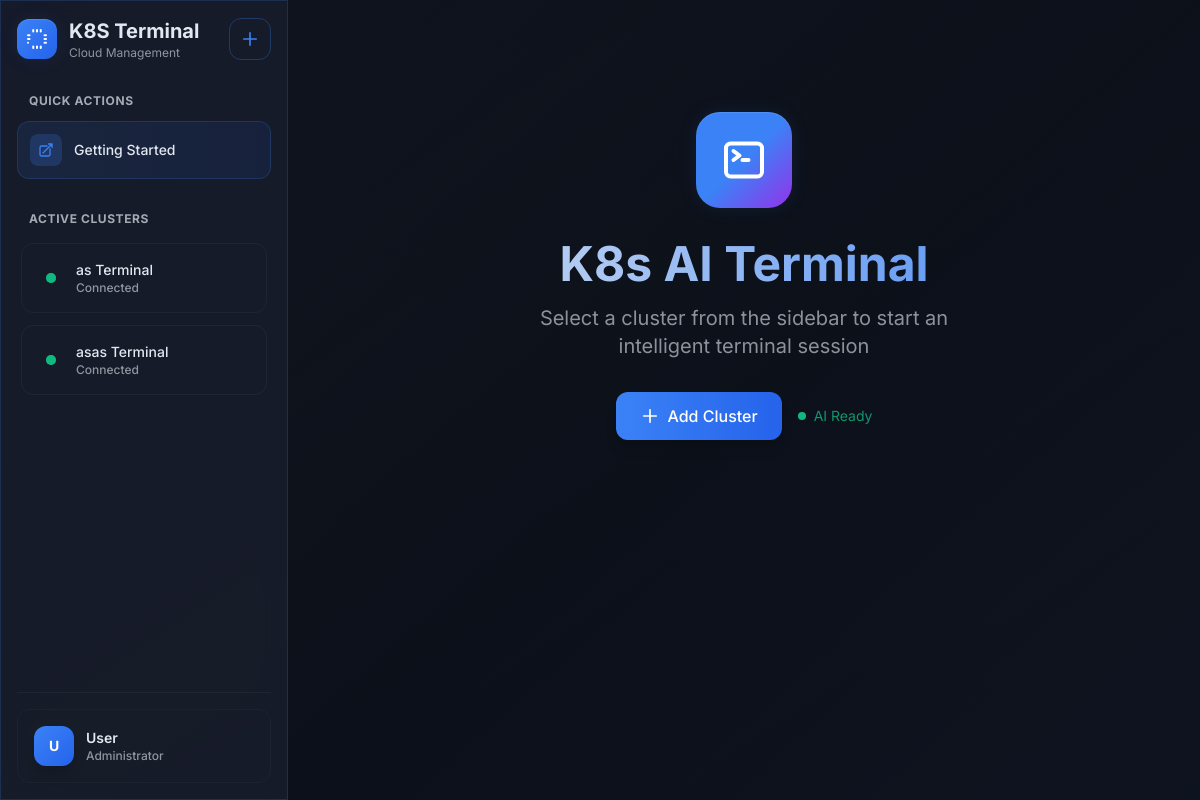
The app's page /, older data.
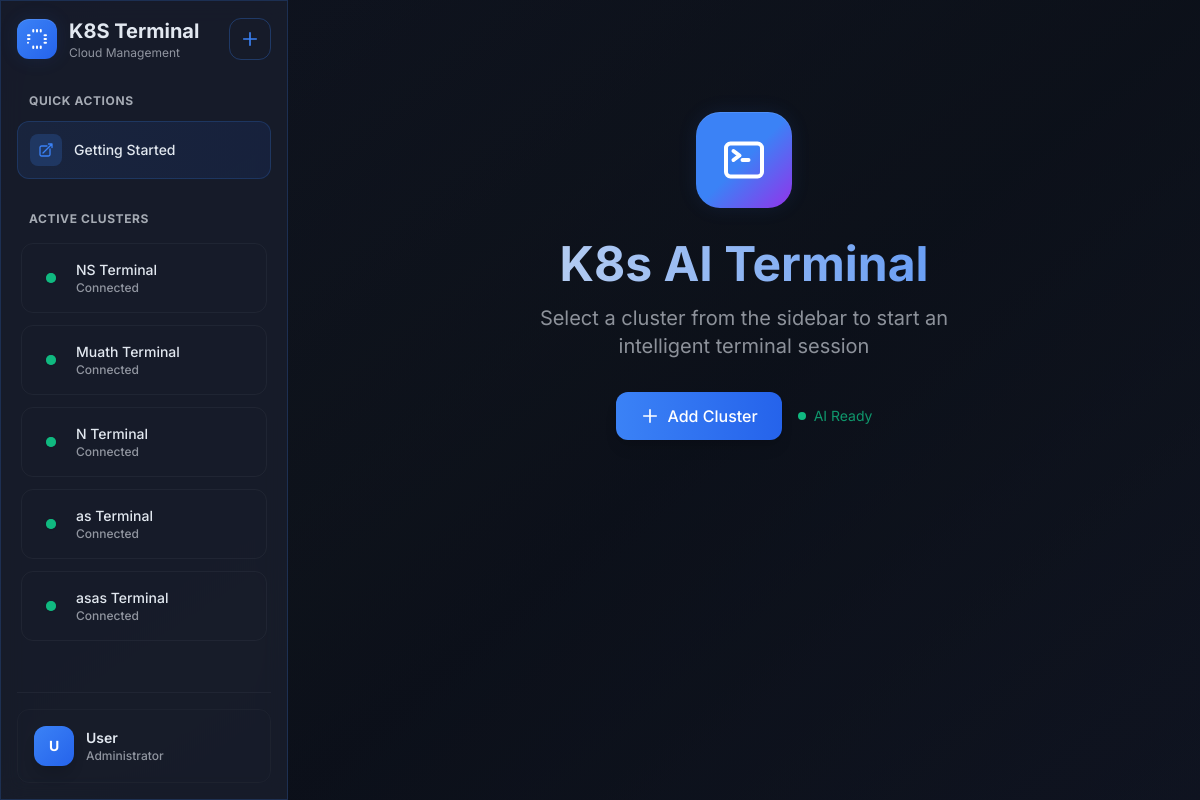
The same page, newer data.
### chat/models.py (models this page shows, shortened)
class ChatSession(models.Model):
    cluster = models.ForeignKey(KubernetesCluster, on_delete=models.CASCADE, related_name='chat_sessions')
    session_id = models.CharField(max_length=100, unique=True)
    name = models.CharField(max_length=100)
    created_at = models.DateTimeField(auto_now_add=True)
    last_activity = models.DateTimeField(auto_now=True)
    is_active = models.BooleanField(default=True)
    class Meta:
        ordering = ['-last_activity']

class KubernetesCluster(models.Model):
    name = models.CharField(max_length=100)
    kubeconfig = models.TextField()  # Store the kubeconfig as JSON/YAML text
    created_at = models.DateTimeField(auto_now_add=True)
    updated_at = models.DateTimeField(auto_now=True)
    is_active = models.BooleanField(default=True)
    last_connection_check = models.DateTimeField(null=True, blank=True)
    connection_status = models.CharField(
        max_length=20,
        choices=[
            ('connected', 'Connected'),
            ('disconnected', 'Disconnected'),
            ('error', 'Error'),
            ('pending', 'Pending'),
        ],
        default='pending'
    )
    connection_error = models.TextField(blank=True, null=True)
    class Meta:
        ordering = ['-created_at']

### chat/views.py (the view)
# urls.py: path('', views.index, name='index'),
def index(request):
    clusters = KubernetesCluster.objects.filter(is_active=True)
    return render(request, 'chat/index.html', {'clusters': clusters})

### templates/chat/index.html (shortened to what this page needs)
{% load static %}
<!DOCTYPE html>
<html lang="en">
<head>
  <script src="https://cdn.tailwindcss.com"></script>
  <link rel="stylesheet" href="https://cdn.jsdelivr.net/npm/xterm@5.3.0/css/xterm.css" />
  <link rel="stylesheet" href="{% static 'css/styles.css' %}" />
</head>
  <body class="text-terminal-text bg-gradient-to-br from-terminal-bg via-[#0f1419] to-terminal-bg min-h-screen overflow-hidden">
    <div class="flex h-screen w-full">
      <aside id="sidebar" class="glass-effect w-72 min-w-[280px] max-w-[320px] p-4 flex flex-col fixed inset-y-0 left-0 transform -translate-x-full lg:relative lg:translate-x-0 transition-all duration-300 ease-in-out z-30 border-r border-terminal-border/50 animate-fade-in lg:flex-shrink-0">
        <div class="flex items-center justify-between mb-8 animate-slide-up">
          <div class="flex items-center gap-3">
            <div class="bg-gradient-to-br from-terminal-accent to-blue-600 p-2 rounded-xl shadow-lg terminal-glow">
            </div>
            <div>
              <h1 class="font-bold text-xl text-terminal-text">K8S Terminal</h1>
              <p class="text-xs text-terminal-text/60">Cloud Management</p>
            </div>
          </div>
          <button id="new-cluster-btn" class="p-2.5 rounded-xl hover:bg-terminal-accent/20 transition-all duration-200 hover:scale-105 text-terminal-accent border border-terminal-accent/30">
            <svg xmlns="http://www.w3.org/2000/svg" fill="none" viewBox="0 0 24 24" stroke-width="2" stroke="currentColor" class="w-5 h-5">
              <path stroke-linecap="round" stroke-linejoin="round" d="M12 4.5v15m7.5-7.5h-15" />
            </svg>
          </button>
        </div>
        <div class="mb-6 animate-slide-up" style="animation-delay: 0.1s">
          <h3 class="px-3 text-xs font-bold text-terminal-text/70 uppercase tracking-wider mb-3">Quick Actions</h3>
          <nav class="flex flex-col gap-2">
            <a href="#" class="flex items-center gap-3 px-3 py-3 rounded-xl text-sm font-medium bg-gradient-to-r from-terminal-accent/10 to-blue-600/10 border border-terminal-accent/20 hover:border-terminal-accent/40 transition-all duration-200 hover:scale-[1.02]">
              <div class="w-8 h-8 rounded-lg bg-terminal-accent/20 flex items-center justify-center">
              </div>
              <span class="truncate text-terminal-text">Getting Started</span>
            </a>
          </nav>
        </div>
        <div class="flex-grow mt-2 overflow-y-auto custom-scrollbar animate-slide-up" style="animation-delay: 0.2s">
          <h3 class="px-3 text-xs font-bold text-terminal-text/70 uppercase tracking-wider mb-4">Active Clusters</h3>
                  <nav id="cluster-list" class="flex flex-col gap-3 px-1">
            {% for cluster in clusters %}
              {% for session in cluster.chat_sessions.all %}
                {% if session.is_active %}
                  <div class="group relative animate-slide-up" style="animation-delay: 0.3s">
                    <a href="#"
                       class="cluster-session px-5 py-4 rounded-xl text-sm font-medium hover:bg-terminal-card/50 border border-terminal-border/30 hover:border-terminal-accent/40 transition-all duration-200 flex items-center justify-between hover:scale-[1.02] hover:shadow-lg"
                       data-session-id="{{ session.session_id }}"
                       data-cluster-name="{{ cluster.name }}"
                       data-cluster-id="{{ cluster.id }}">
                      <div class="flex items-center gap-4 truncate">
                        <div class="flex items-center gap-4">
                          <div class="relative flex-shrink-0 p-1">
                            <div class="w-2.5 h-2.5 rounded-full {% if cluster.connection_status == 'connected' %}bg-terminal-success{% elif cluster.connection_status == 'error' %}bg-terminal-error{% else %}bg-terminal-warning{% endif %} shadow-sm"></div>
                            {% if cluster.connection_status == 'connected' %}
                              <div class="absolute inset-1 w-2.5 h-2.5 rounded-full bg-terminal-success animate-ping opacity-60"></div>
                            {% endif %}
                          </div>
                          <div class="flex flex-col truncate min-w-0">
                            <span class="truncate text-terminal-text font-medium">{{ session.name }}</span>
                            <span class="text-xs text-terminal-text/60 truncate">{{ cluster.connection_status|title }}</span>
                          </div>
                        </div>
                      </div>
                  </a>
                </div>
              {% endif %}
            {% endfor %}
          {% empty %}
            <p class="px-3 py-2 text-sm text-gray-500">No clusters configured</p>
          {% endfor %}
        </nav>
      </div>
      <div class="border-t border-terminal-border/30 mt-auto pt-4 animate-slide-up" style="animation-delay: 0.4s">
        <a href="#" class="flex items-center gap-3 p-4 rounded-xl text-sm font-medium hover:bg-terminal-card/50 border border-terminal-border/20 hover:border-terminal-accent/30 transition-all duration-200 hover:scale-[1.02]">
          <div class="w-10 h-10 flex-shrink-0 rounded-xl flex items-center justify-center bg-gradient-to-br from-terminal-accent to-blue-600 text-white font-bold shadow-lg">U</div>
          <div class="flex flex-col truncate">
            <span class="truncate font-semibold text-terminal-text">User</span>
            <span class="text-xs text-terminal-text/60 truncate">Administrator</span>
          </div>
        </a>
      </div>
    </aside>
    <main class="flex-1 flex flex-col relative bg-gradient-to-br from-terminal-surface/20 via-terminal-bg/60 to-terminal-surface/30 min-w-0">
      <div id="chat-container" class="flex-1 overflow-y-auto p-4 sm:p-6 lg:p-8 custom-scrollbar">
        <div class="max-w-none lg:max-w-6xl mx-auto w-full">
          <div id="welcome-message" class="text-center py-20 animate-fade-in">
            <div class="w-24 h-24 mx-auto bg-gradient-to-br from-terminal-accent via-blue-500 to-purple-600 rounded-3xl flex items-center justify-center mb-8 shadow-2xl terminal-glow animate-pulse-glow">
            </div>
            <h2 class="text-4xl md:text-5xl font-bold text-terminal-text mb-4 bg-gradient-to-r from-terminal-text to-terminal-accent bg-clip-text text-transparent">K8s AI Terminal</h2>
            <p class="text-terminal-text/60 text-lg md:text-xl mb-8 max-w-md mx-auto leading-relaxed">Select a cluster from the sidebar to start an intelligent terminal session</p>
            <div class="flex flex-col sm:flex-row gap-4 justify-center items-center max-w-sm mx-auto">
              <button onclick="document.getElementById('new-cluster-btn').click()" class="w-full sm:w-auto bg-gradient-to-r from-terminal-accent to-blue-600 hover:from-blue-600 hover:to-purple-600 text-white font-medium py-3 px-6 rounded-xl transition-all duration-300 hover:scale-[1.02] shadow-lg hover:shadow-xl">
                <span class="flex items-center justify-center gap-2">
                  <svg xmlns="http://www.w3.org/2000/svg" fill="none" viewBox="0 0 24 24" stroke-width="2" stroke="currentColor" class="w-5 h-5">
                    <path stroke-linecap="round" stroke-linejoin="round" d="M12 4.5v15m7.5-7.5h-15" />
                  </svg>
                  Add Cluster
                </span>
              </button>
              <div class="flex items-center gap-2 text-terminal-success/80 text-sm">
                <div class="w-2 h-2 bg-terminal-success rounded-full animate-ping"></div>
                AI Ready
              </div>
            </div>
          </div>
                </div>
        </div>
      </div>
</body>
</html>

### static/css/styles.css (style rules this page uses)
body { font-family: 'Inter', sans-serif; background-color: #171717; }

### templates/chat/index.html (style rules this page uses)
.custom-scrollbar { scrollbar-width: thin; scrollbar-color: rgba(59, 130, 246, 0.5) rgba(10, 14, 26, 0.3); }
.terminal-glow { box-shadow: 0 0 20px rgba(59, 130, 246, 0.1), inset 0 1px 0 rgba(255, 255, 255, 0.1); }
.glass-effect { backdrop-filter: blur(12px); background: rgba(26, 31, 46, 0.8); border: 1px solid rgba(59, 130, 246, 0.2); }

Row changes from the older to the newer data that the page shows:
added KubernetesCluster: connection_status "Connected"
added ChatSession: name "NS Terminal"
added KubernetesCluster: connection_status "Connected"
added ChatSession: name "Muath Terminal"
added KubernetesCluster: connection_status "Connected"
added ChatSession: name "N Terminal"
